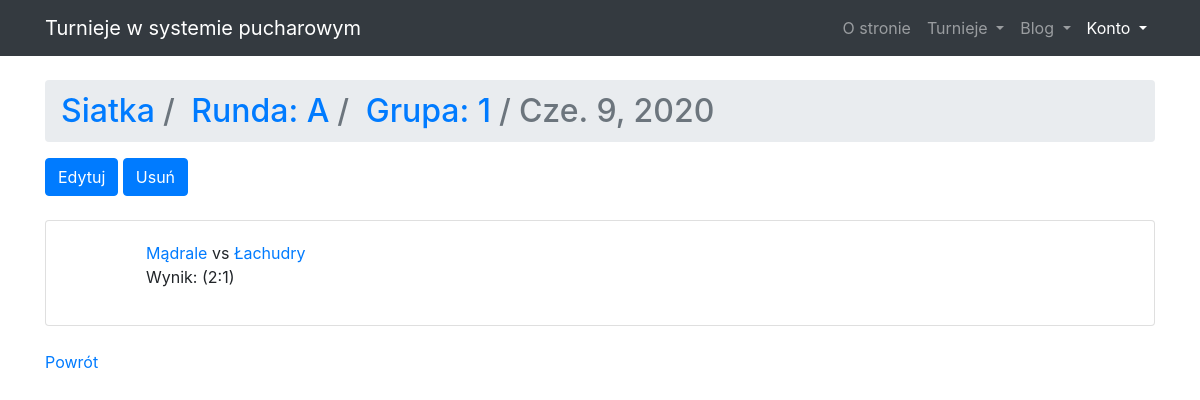
/tournaments/game/detail/1/, run on the app's committed database.
### tournaments_app/models/game_model.py (models this page shows, shortened)
class Game(models.Model):
    id = models.AutoField(db_index=True, primary_key=True)
    date = models.DateField()
    score_a = models.IntegerField(null=True,
                                  blank=True)
    score_b = models.IntegerField(null=True,
                                  blank=True)
    team_a = models.ForeignKey('tournaments_app.Team',
                               related_name='%(class)s_a_team',
                               on_delete=models.DO_NOTHING)
    team_b = models.ForeignKey('tournaments_app.Team',
                               related_name='%(class)s_b_team',
                               on_delete=models.DO_NOTHING)
    group = models.ForeignKey('tournaments_app.Group',
                              on_delete=models.CASCADE)

### tournaments_app/models/group_model.py (models this page shows, shortened)
class Group(models.Model):
    id = models.AutoField(db_index=True, primary_key=True)
    name = models.CharField(max_length=20)
    team_a = models.ForeignKey('tournaments_app.Team',
                               related_name='%(class)s_a_team',
                               on_delete=models.DO_NOTHING)
    team_b = models.ForeignKey('tournaments_app.Team',
                               related_name='%(class)s_b_team',
                               on_delete=models.DO_NOTHING)
    winner = models.ForeignKey('tournaments_app.Team',
                               related_name='%(class)s_win_team',
                               on_delete=models.DO_NOTHING,
                               null=True,
                               blank=True)
    round = models.ForeignKey('tournaments_app.Round',
                              on_delete=models.CASCADE)

### tournaments_app/models/round_model.py (models this page shows, shortened)
class Round(models.Model):
    id = models.AutoField(db_index=True, primary_key=True)
    name = models.CharField(max_length=20)
    number_of_players = models.IntegerField()
    tournament = models.ForeignKey('tournaments_app.Tournament',
                                   on_delete=models.CASCADE)

### tournaments_app/models/tournament_model.py (models this page shows, shortened)
class Tournament(models.Model):
    id = models.AutoField(db_index=True, primary_key=True)
    name = models.CharField(max_length=20)
    start_date = models.DateField()
    end_date = models.DateField()
    max_number_of_players = models.IntegerField()
    registered_teams = models.ManyToManyField('tournaments_app.Team')

### tournaments_app/models/team_model.py (models this page shows, shortened)
class Team(models.Model):
    id = models.AutoField(db_index=True, primary_key=True)
    name = models.CharField(max_length=20)

### tournaments_app/views/game_view.py (the view)
class DetailGameView(DetailView):
    model = Game

### tournaments_app/templates/tournaments_app/game_detail.html
{% extends "tournaments_app/base.html" %}
{% block content %}
<article>
    {% if object %}
    <h2 class="mt-4 mb-3">
        <ol class="breadcrumb">
            <li class="breadcrumb-item">
                <a
                    href="{% url 'tournament_detail' object.group.round.tournament.pk %}">{{ object.group.round.tournament.name }}</a>
            </li>
            <li class="breadcrumb-item">
                <a href="{% url 'round_detail' object.group.round.pk %}">Runda: {{ object.group.round.name }}</a>
            </li>
            <li class="breadcrumb-item">
                <a href="{% url 'group_detail' object.group.pk %}">Grupa: {{ object.group.name }}</a>
            </li>
            <li class="breadcrumb-item active">{{ object.date }}</li>
        </ol>
    </h2>
    <a class="btn btn-primary" href="{% url 'game_update' object.id %}">Edytuj</a>
    <a class="btn btn-primary" href="{% url 'game_delete' object.id %}">Usuń</a>
    <div class="card my-4">
        <div class="card-body">
            <ul>
                <ol><a href="{% url 'team_detail' object.team_a.pk %}">{{ object.team_a.name }}</a> vs <a
                        href="{% url 'team_detail' object.team_b.pk %}">{{ object.team_b.name }}</a></ol>
                <ol>Wynik: ({{ object.score_a }}:{{ object.score_b }})</ol>
            </ul>
        </div>
    </div>
    {% endif %}
    <a href="{{request.META.HTTP_REFERER}}">Powrót</a>
</article>
{% endblock content %}

### tournaments_app/static/css/modern-business.css (style rules this page uses)
body { padding-top: 56px; }

### data on the page
Game: group.round.tournament.name "Siatka", group.round.name "A", group.name "1", date "Cze. 9, 2020", team_a.name "Mądrale", team_b.name "Łachudry", score_a "2", score_b "1"
